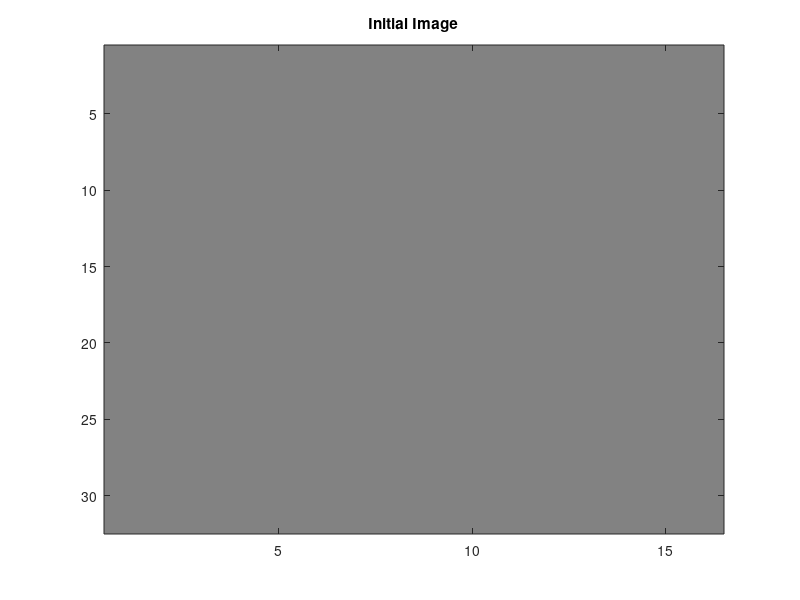
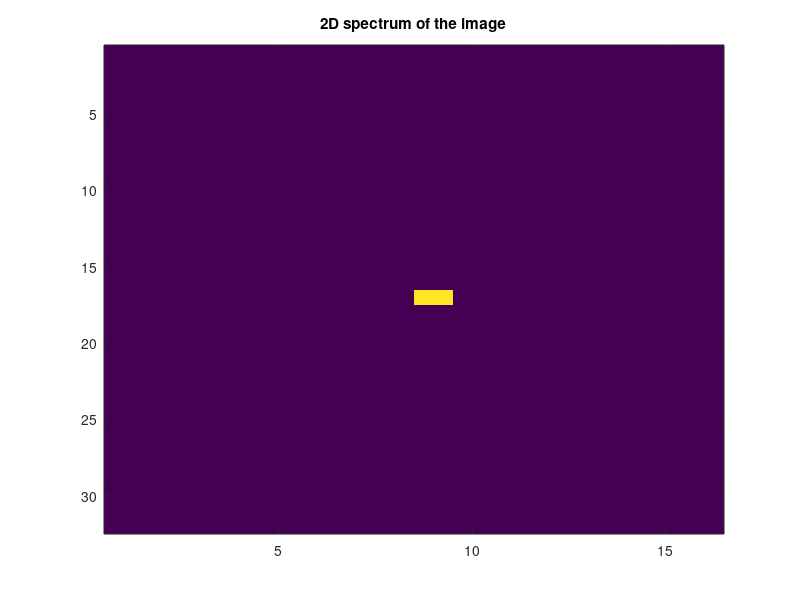

Here is the MATLAB script that generated these plots, in order:
img1=ones(32,16);
figure(1);
colormap('gray');
imagesc(img1);
title('Initial Image');

IMG1=fft2(img1);
figure(2);
imagesc(fftshift(abs(IMG1)));
title('2D spectrum of the image');
%the initial yellow square is 32*16=512, which is the intial frquency
%displayed (zero frequency), but we have only the const component.
%with the ffftshift the yellow square is in the middle